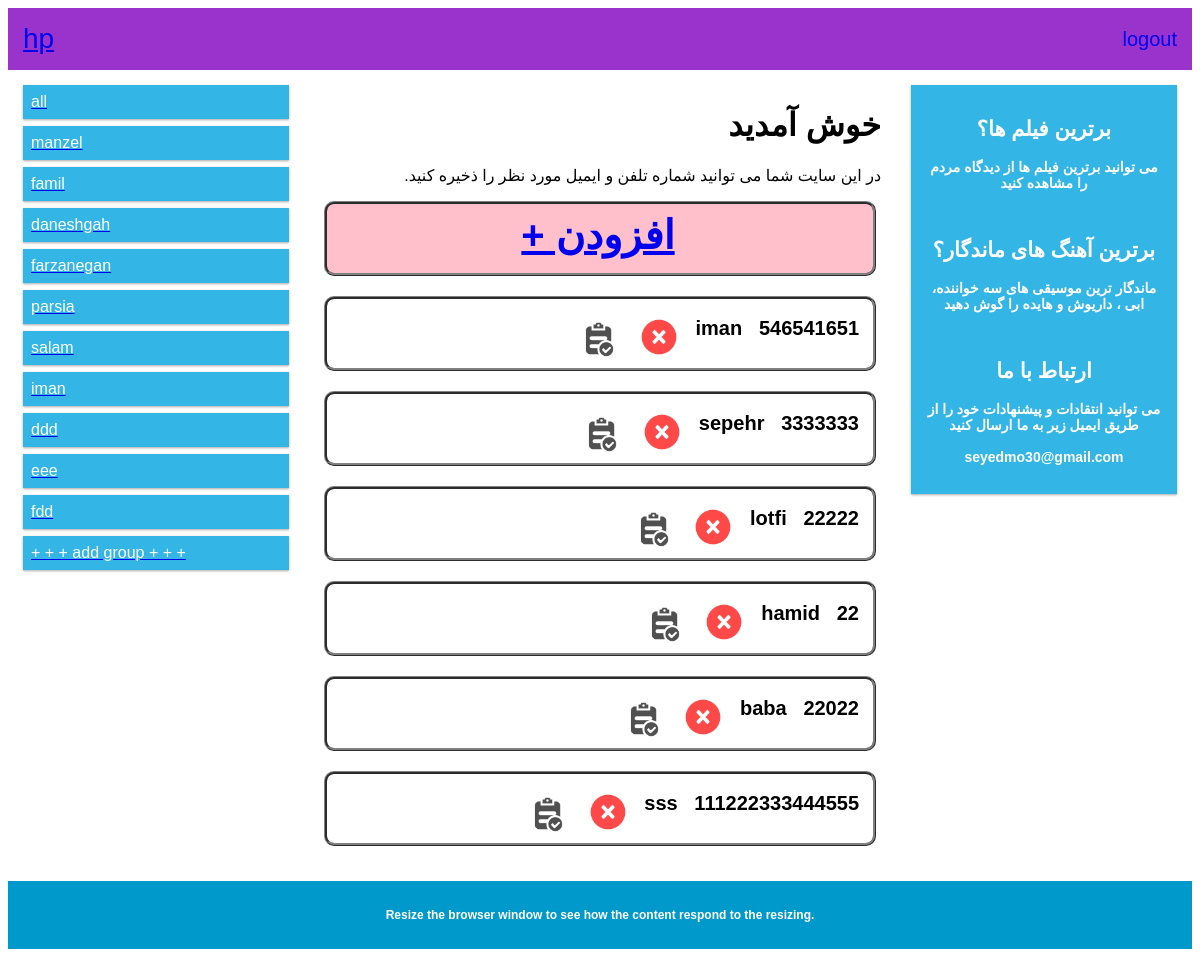
Page /contacts/ (signed in) on the earlier database version.
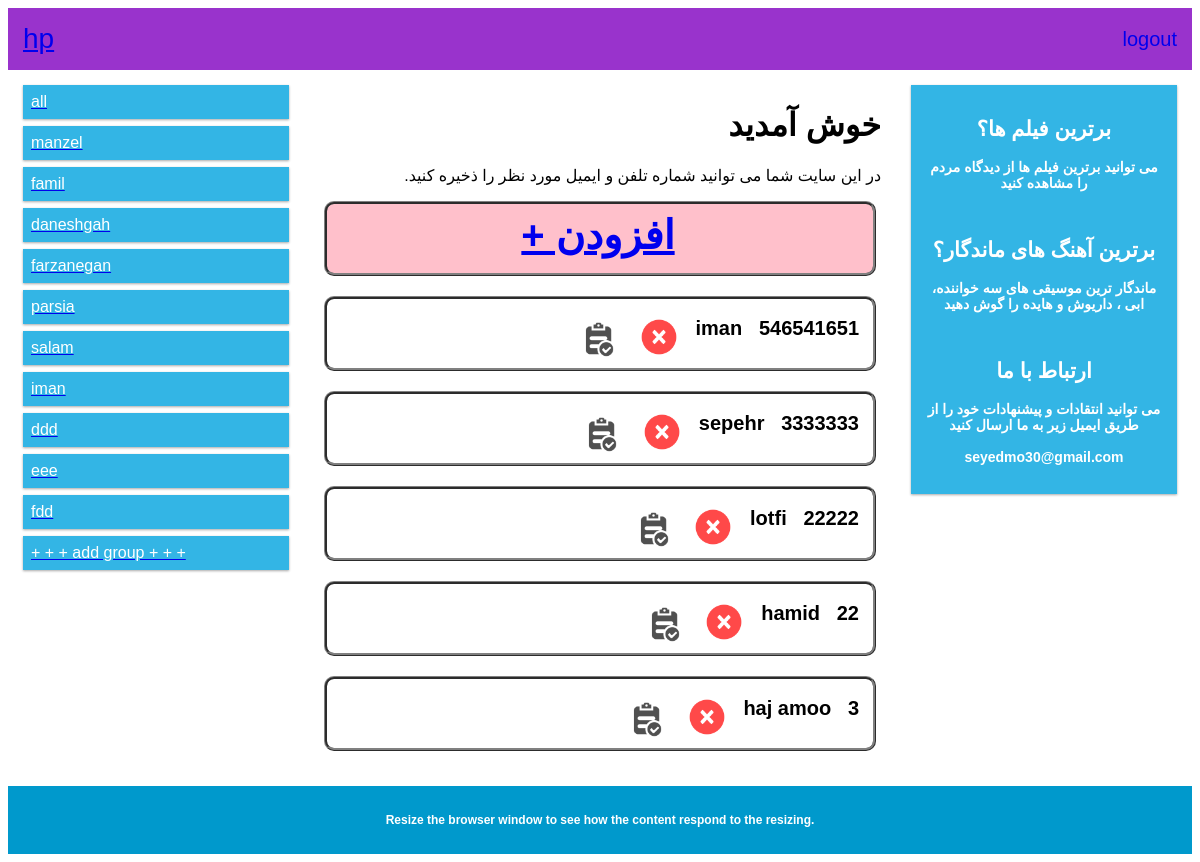
Same page on the later database version.
### phone/models.py (models this page shows, shortened)
class Grp(models.Model):
    name=models.CharField(max_length=30)
    user=models.ForeignKey(User,on_delete=models.CASCADE)

class Phone(models.Model):
    name=models.CharField(max_length=30)
    number=models.IntegerField(12)
    group=models.ForeignKey(Grp,null='true' ,on_delete=models.CASCADE)
    user=models.ForeignKey(User,on_delete=models.CASCADE)

### phone/views.py (the view)
# urls.py: path('contacts/', views.contacts,name='contacts'),
@login_required(login_url="signup")
def contacts(request,grp_id = ''):
        if grp_id:
            group_id=get_object_or_404(Grp,pk=grp_id)
            contacts=Phone.objects.all().filter(user=request.user).filter(group=group_id)
            groups=Grp.objects.all().filter(user=request.user)
            return render(request,'phone/index.html',{'contacts':contacts,'groups':groups,'grp_id':group_id.id})
        else:
            contacts=Phone.objects.all().filter(user=request.user)
            groups=Grp.objects.all().filter(user=request.user)
            return render(request,'phone/index.html',{'contacts':contacts,'groups':groups})

### phone/templates/phone/index.html (shortened to what this page needs)
{% extends 'base.html' %}
{% load staticfiles %}
{% block content %}
<div class="row">
<div class="col-3 col-s-3 menu">
  <ul>
		<a href="/contacts">
    <li>all </li>
		</a>
		{%for group in groups%}
		<a href="/contacts/{{group.id}}">
    <li>{{group.name}} </li>
		</a>
		{% endfor %}
			<a href="/add_grp">
	    <li>+ + + add group + + + </li>
			</a>
  </ul>
</div>
<div style="direction:rtl"  class="col-6 col-s-9">
  <h1>خوش آمدید</h1>
  <p>در این سایت شما می توانید شماره تلفن و ایمیل مورد نظر را ذخیره کنید.</p>
	<div >
<a href="{% url 'add'%}">
	<div class="div1" style="background-color:pink;text-align: center;font-size:40px;">
<b>افزودن + <b>
</diV></a>
{% for contact in contacts.all %}
<div class="div1" >
<div class="div2">
{{contact.name}} &nbsp&nbsp{{contact.number}} &nbsp&nbsp
<div style="float:left">
	{% if grp_id %}
  <a href="/contacts/{{grp_id}}/delete/{{contact.id}}" >
		{% else %}
		<a href="/contacts/delete/{{contact.id}}" >
		{% endif %}
		<img class="star" src="{% static 'delete.png' %}" alt="rate" width="40" height=auto></a> &nbsp
  <a href="/contacts/update/{{contact.id}}" ><img class="star" src="{% static 'edit.png' %}" alt="rate" width="40" height=auto></a> &nbsp
</div></div></div>
{% endfor %}
</div>
</div>
{%endblock%}

Differences in the rows shown:
removed Phone: name "baba"
removed Phone: name "sss"
added Phone: name "haj amoo"
